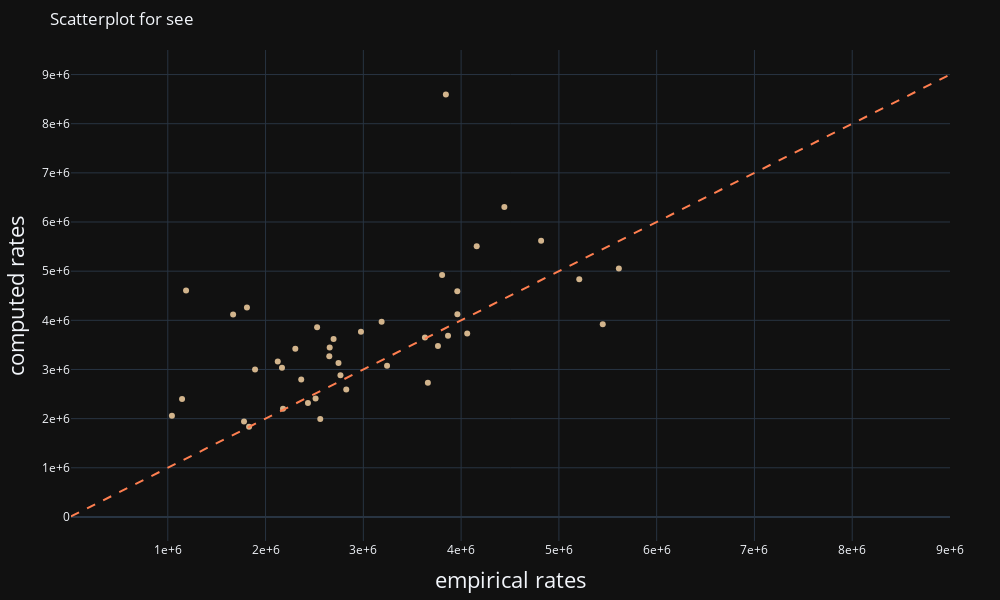

Here is the notebook cell this chart was saved with:
### Code cell
valplot(data, 'see', theme='dark')
